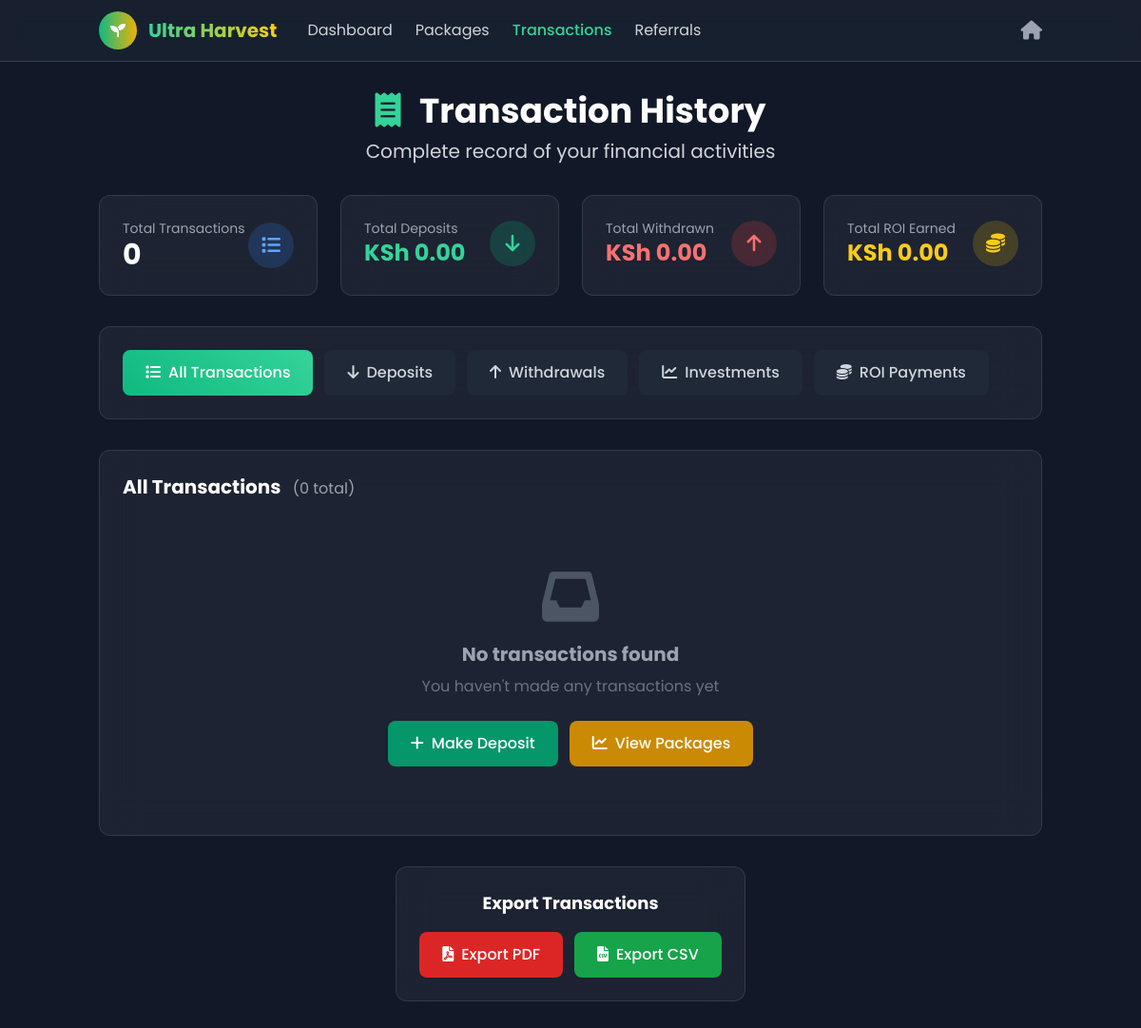
/user/transactions.php (signed in), run on an earlier commit of the app's database.
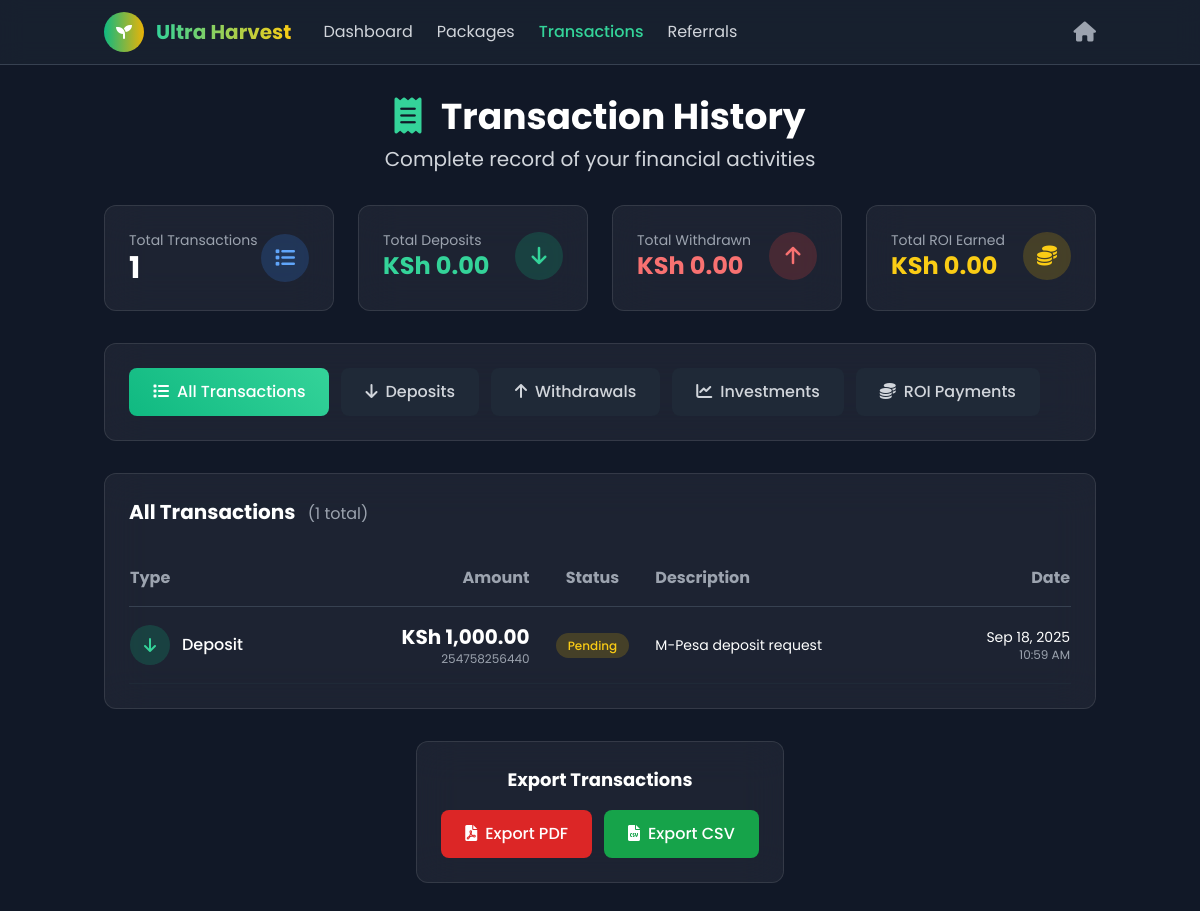
And on a later commit of the database.
### tables this page shows
CREATE TABLE `transactions` (
  `id` int(11) NOT NULL,
  `user_id` int(11) NOT NULL,
  `type` enum('deposit','withdrawal','roi_payment','referral_commission','package_investment') NOT NULL,
  `amount` decimal(15,2) NOT NULL,
  `status` enum('pending','completed','failed','cancelled') DEFAULT 'pending',
  `mpesa_receipt` varchar(100) DEFAULT NULL,
  `mpesa_request_id` varchar(100) DEFAULT NULL,
  `phone_number` varchar(20) DEFAULT NULL,
  `description` text DEFAULT NULL,
  `admin_notes` text DEFAULT NULL,
  `processed_by` int(11) DEFAULT NULL,
  `created_at` timestamp NULL DEFAULT current_timestamp(),
  `updated_at` timestamp NULL DEFAULT current_timestamp() ON UPDATE current_timestamp()
);

### config/database.php (called while the page is built, shortened)
<?php
function formatMoney($amount) {
    return 'KSh ' . number_format($amount, 2);
}
?>

### user/transactions.php (the view, shortened to what the changed rows need)
<?php
require_once '../config/database.php';
$user_id = $_SESSION['user_id'];
$filter = $_GET['filter'] ?? 'all';
$page = max(1, (int)($_GET['page'] ?? 1));
$limit = 20;
$offset = ($page - 1) * $limit;
$where_conditions = ["t.user_id = ?"];
$params = [$user_id];
$where_clause = implode(' AND ', $where_conditions);
$count_sql = "SELECT COUNT(*) as total FROM transactions t WHERE $where_clause";
$stmt = $db->prepare($count_sql);
$stmt->execute($params);
$total_records = $stmt->fetch()['total'];
$sql = "
    SELECT t.*,
           CASE
               WHEN t.type = 'package_investment' THEN p.name
               ELSE NULL
           END as package_name
    FROM transactions t
    LEFT JOIN active_packages ap ON t.id = ap.id AND t.type = 'package_investment'
    LEFT JOIN packages p ON ap.package_id = p.id
    WHERE $where_clause
    ORDER BY t.created_at DESC
    LIMIT $limit OFFSET $offset
";
$stmt = $db->prepare($sql);
$stmt->execute($params);
$transactions = $stmt->fetchAll();
$stmt = $db->prepare("
    SELECT
        COUNT(*) as total_transactions,
        COALESCE(SUM(CASE WHEN type = 'deposit' AND status = 'completed' THEN amount ELSE 0 END), 0) as total_deposits,
        COALESCE(SUM(CASE WHEN type = 'withdrawal' AND status = 'completed' THEN amount ELSE 0 END), 0) as total_withdrawals,
        COALESCE(SUM(CASE WHEN type = 'roi_payment' AND status = 'completed' THEN amount ELSE 0 END), 0) as total_roi,
        COALESCE(SUM(CASE WHEN type = 'package_investment' AND status = 'completed' THEN amount ELSE 0 END), 0) as total_invested
    FROM transactions
    WHERE user_id = ?
");
$stmt->execute([$user_id]);
$stats = $stmt->fetch();
?>
<!DOCTYPE html>
<html lang="en">
<head>
    <script src="https://cdn.tailwindcss.com"></script>
    <link rel="stylesheet" href="https://cdnjs.cloudflare.com/ajax/libs/font-awesome/6.0.0/css/all.min.css">
</head>
<body class="bg-gray-900 text-white min-h-screen">
    <main class="container mx-auto px-4 py-8">
        <div class="text-center mb-8">
            <h1 class="text-4xl font-bold mb-2">
                <i class="fas fa-receipt text-emerald-400 mr-3"></i>
                Transaction History
            </h1>
        </div>
        <section class="grid md:grid-cols-2 lg:grid-cols-4 gap-6 mb-8">
            <div class="glass-card rounded-xl p-6">
                <div class="flex items-center justify-between">
                    <div>
                        <p class="text-gray-400 text-sm">Total Transactions</p>
                        <p class="text-3xl font-bold text-white"><?php echo number_format($stats['total_transactions']); ?></p>
                    </div>
                </div>
            </div>
        </section>
        <section class="glass-card rounded-xl p-6">
            <div class="flex items-center justify-between mb-6">
                <h2 class="text-xl font-bold text-white">
                    <?php
                    $filter_names = [
                        'all' => 'All Transactions',
                        'deposit' => 'Deposits',
                        'withdrawal' => 'Withdrawals',
                        'package_investment' => 'Package Investments',
                        'roi_payment' => 'ROI Payments'
                    ];
                    echo $filter_names[$filter] ?? 'Transactions';
                    ?>
                    <span class="text-gray-400 text-base font-normal ml-2">(<?php echo number_format($total_records); ?> total)</span>
                </h2>
            </div>
            <?php if (empty($transactions)): ?>
                <div class="text-center py-12">
                    <i class="fas fa-inbox text-6xl text-gray-600 mb-4"></i>
                    <h3 class="text-xl font-bold text-gray-400 mb-2">No transactions found</h3>
                    <p class="text-gray-500 mb-6">You haven't made any transactions yet</p>
                    <div class="flex flex-col sm:flex-row gap-3 justify-center">
                        <a href="/user/deposit.php" class="px-6 py-3 bg-emerald-600 hover:bg-emerald-700 text-white rounded-lg font-medium transition">
                            <i class="fas fa-plus mr-2"></i>Make Deposit
                        </a>
                        <a href="/user/packages.php" class="px-6 py-3 bg-yellow-600 hover:bg-yellow-700 text-white rounded-lg font-medium transition">
                            <i class="fas fa-chart-line mr-2"></i>View Packages
                        </a>
                    </div>
                </div>
            <?php else: ?>
                <div class="hidden md:block overflow-x-auto">
                    <table class="w-full">
                        <thead>
                            <tr class="border-b border-gray-700">
                                <th class="text-left py-4 text-gray-400">Type</th>
                                <th class="text-right py-4 text-gray-400">Amount</th>
                                <th class="text-center py-4 text-gray-400">Status</th>
                                <th class="text-left py-4 text-gray-400">Description</th>
                                <th class="text-right py-4 text-gray-400">Date</th>
                            </tr>
                        </thead>
                        <tbody>
                            <?php foreach ($transactions as $transaction): ?>
                            <tr class="border-b border-gray-800 hover:bg-gray-800/30 transition">
                                <td class="py-4">
                                    <div class="flex items-center space-x-3">
                                        <div class="w-10 h-10 rounded-full flex items-center justify-center
                                            <?php
                                            echo match($transaction['type']) {
                                                'deposit' => 'bg-emerald-500/20 text-emerald-400',
                                                'withdrawal' => 'bg-red-500/20 text-red-400',
                                                'roi_payment' => 'bg-yellow-500/20 text-yellow-400',
                                                'package_investment' => 'bg-blue-500/20 text-blue-400',
                                                'referral_commission' => 'bg-purple-500/20 text-purple-400',
                                                default => 'bg-gray-500/20 text-gray-400'
                                            };
                                            ?>">
                                            <i class="fas <?php
                                            echo match($transaction['type']) {
                                                'deposit' => 'fa-arrow-down',
                                                'withdrawal' => 'fa-arrow-up',
                                                'roi_payment' => 'fa-coins',
                                                'package_investment' => 'fa-chart-line',
                                                'referral_commission' => 'fa-users',
                                                default => 'fa-exchange-alt'
                                            };
                                            ?>"></i>
                                        </div>
                                        <span class="font-medium text-white capitalize">
                                            <?php echo str_replace('_', ' ', $transaction['type']); ?>
                                        </span>
                                    </div>
                                </td>
                                <td class="py-4 text-right">
                                    <span class="text-xl font-bold text-white"><?php echo formatMoney($transaction['amount']); ?></span>
                                    <?php if ($transaction['phone_number']): ?>
                                        <div class="text-xs text-gray-400"><?php echo $transaction['phone_number']; ?></div>
                                    <?php endif; ?>
                                </td>
                                <td class="py-4 text-center">
                                    <span class="px-3 py-1 rounded-full text-xs font-medium
                                        <?php
                                        echo match($transaction['status']) {
                                            'completed' => 'bg-emerald-500/20 text-emerald-400',
                                            'pending' => 'bg-yellow-500/20 text-yellow-400',
                                            'failed' => 'bg-red-500/20 text-red-400',
                                            'cancelled' => 'bg-gray-500/20 text-gray-400',
                                            default => 'bg-gray-500/20 text-gray-400'
                                        };
                                        ?>">
                                        <?php echo ucfirst($transaction['status']); ?>
                                    </span>
                                </td>
                                <td class="py-4">
                                    <div class="max-w-xs">
                                        <p class="text-white text-sm"><?php echo htmlspecialchars($transaction['description'] ?? 'N/A'); ?></p>
                                    </div>
                                </td>
                                <td class="py-4 text-right">
                                    <p class="text-white text-sm"><?php echo date('M j, Y', strtotime($transaction['created_at'])); ?></p>
                                    <p class="text-gray-400 text-xs"><?php echo date('g:i A', strtotime($transaction['created_at'])); ?></p>
                                </td>
                            </tr>
                            <?php endforeach; ?>
                        </tbody>
                    </table>
                </div>
            <?php endif; ?>
        </section>
    </main>
</body>
</html>

What changed in the data, as far as the page shows it:
added transactions: type "Deposit", amount "KSh 1,000.00", phone_number "254758256440", status "Pending", description "M-Pesa deposit request", created_at "Sep 18, 2025", created_at "10:59 AM"
Also different on the page:
$stats['total_transactions']: "0" → "1"
$total_records: "0" → "1"
text no longer shown: "No transactions found You haven't made any transactions yet Make Deposit View Packages"
text now shown: "Type Amount Status Description Date"
